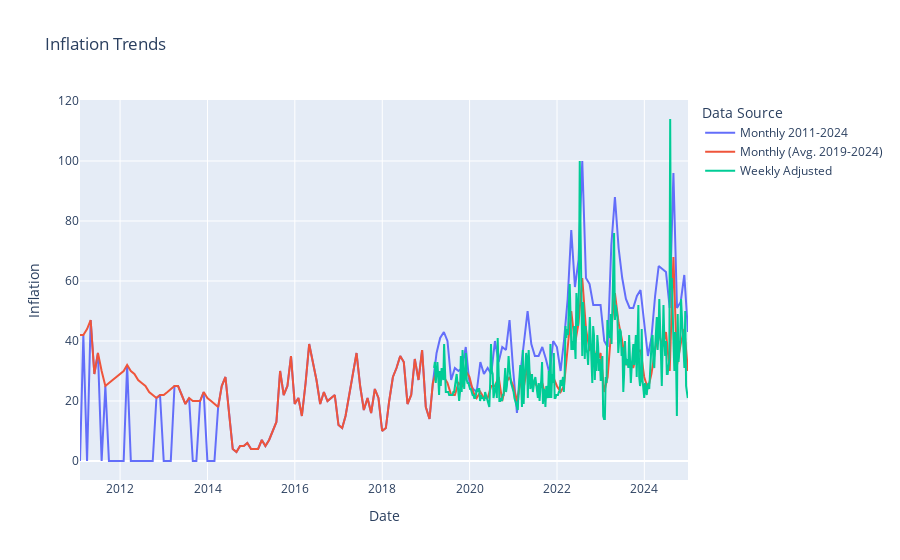

Notebook cell for this chart:
### Code cell
fig = go.Figure()
fig.add_trace(go.Scatter(x=gt_m_2011_2024.index, y=gt_m_2011_2024['Inflación'], mode='lines', name='Monthly 2011-2024'))
fig.add_trace(go.Scatter(x=GT_monthly.index, y=GT_monthly['Inflación'], mode='lines', name='Monthly (Avg. 2019-2024)'))
fig.add_trace(go.Scatter(x=GT_weekly.index, y=GT_weekly['Inflación'], mode='lines', name='Weekly Adjusted'))

fig.update_layout(
    title='Inflation Trends',
    xaxis_title='Date',
    yaxis_title='Inflation',
    legend_title='Data Source'
)
fig.show()

### Figure 1 — Plotly figure (JSON) as saved in the notebook; plotly's stock layout.template omitted (floating-point values rounded to 4 significant figures; data arrays with more than 128 entries replaced by an {"elided": "..."} marker saying what was removed)
{"data": [{"mode": "lines", "name": "Monthly 2011-2024", "type": "scatter", "x": {"elided": "168 str values"}, "y": {"elided": "168 int values"}}, {"mode": "lines", "name": "Monthly (Avg. 2019-2024)", "type": "scatter", "x": {"elided": "168 str values"}, "y": {"elided": "168 int values"}}, {"mode": "lines", "name": "Weekly Adjusted", "type": "scatter", "x": {"elided": "314 str values"}, "y": {"elided": "314 int values"}}], "layout": {"legend": {"title": {"text": "Data Source"}}, "title": {"text": "Inflation Trends"}, "xaxis": {"title": {"text": "Date"}}, "yaxis": {"title": {"text": "Inflation"}}}}
